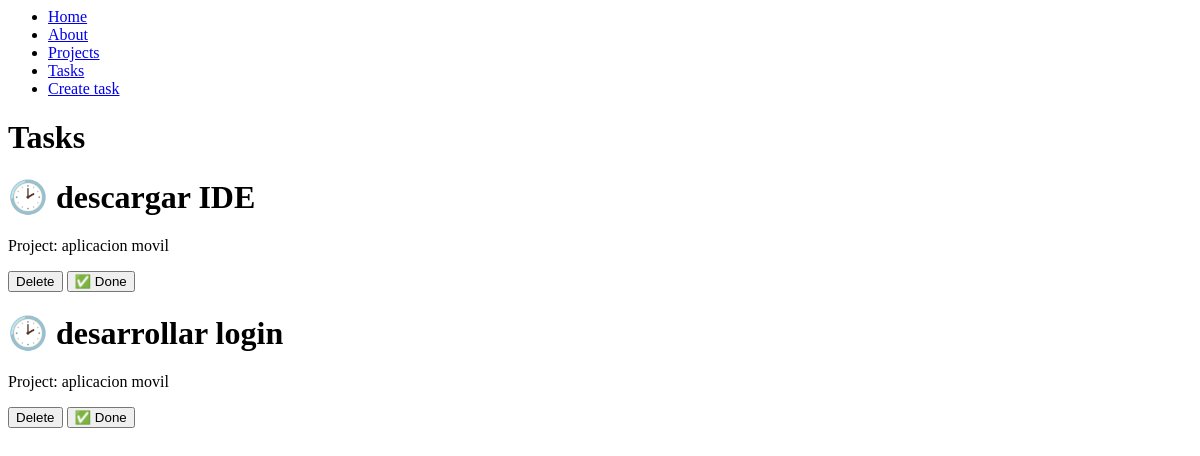
The page /tasks/ on the database as committed earlier.
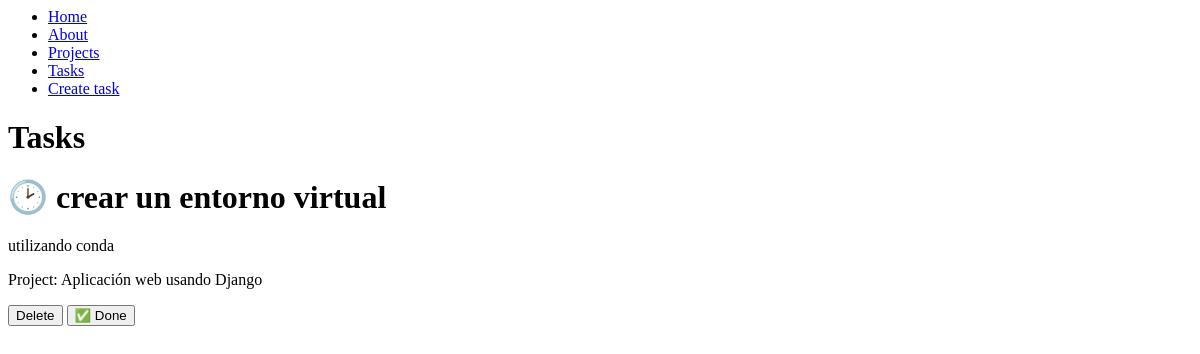
The same page on the database as committed later.
### myapp/models.py (models this page shows, shortened)
class Task(models.Model):
	title = models.CharField(max_length=200)
	description = models.TextField()
	project = models.ForeignKey(Project, on_delete=models.CASCADE)
	done = models.BooleanField(default=False)

class Project(models.Model):
	name=models.CharField(max_length=200)

### myapp/views.py (the view)
# urls.py: path('tasks/', views.tasks),
def tasks(request):
	tasks = Task.objects.all()
	return render(request,'tasks.html', {
		'tasks': tasks
	})

### myapp/templates/tasks.html
{%extends 'layouts/base.html'%}
{%block content%}
<h1>Tasks</h1>
{%for tarea in tasks%}
<div>
	<h1>{% if tarea.done == False %} 🕑 {%else%} ✅ {%endif%} {{tarea.title}}</h1>
	<p>{{tarea.description}}</p>
	<p>Project: {{tarea.project.name}}</p>
	<button>Delete</button>
	<button>✅ Done</button>
</div>
{%endfor%}
{%endblock%}

### myapp/templates/layouts/base.html
<nav>
	<ul>
		<li>
			<a href="/">Home</a>
		</li>
		<li>
			<a href="/about">About</a>
		</li>
		<li>
			<a href="/projects">Projects</a>
		</li>
		<li>
			<a href="/tasks">Tasks</a>
		</li>
		<li>
			<a href="/create_task">Create task</a>
		</li>
	</ul>
</nav>
{% block content %}
{% endblock %}

Rows that differ between the two databases and show on the page:
removed Task: title "descargar IDE", project.name "aplicacion movil"
removed Task: title "desarrollar login", project.name "aplicacion movil"
added Task: title "crear un entorno virtual", description "utilizando conda", project.name "Aplicación web usando Django"
